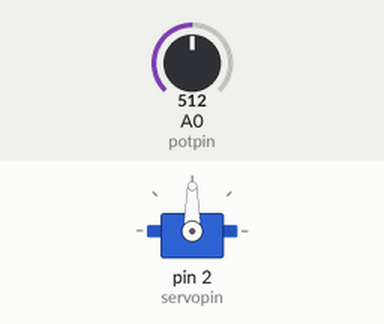
This sketch was run on a simulated Arduino Uno, built with avr-gcc and run on an emulated ATmega328P. On the bench: servo. The inputs (shaded band) are chosen by the test bench; at power-on: A0 (potpin) = 512.

Above: at 1.2 s.
1.3 s: A0 (potpin) set to 268
2.8 s: A0 (potpin) set to 241
At 4.0 s:
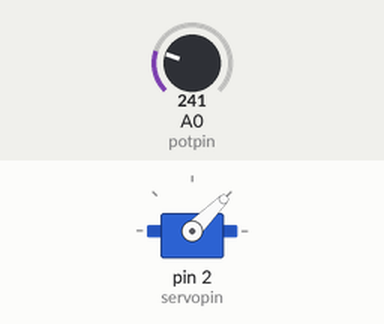
4.3 s: A0 (potpin) set to 778
At 5.2 s:
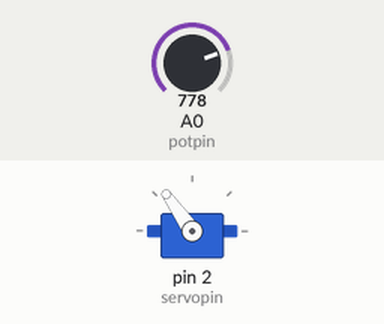
5.8 s: A0 (potpin) set to 754
At 6.3 s:
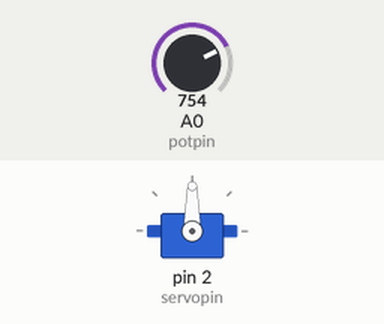
7.3 s: A0 (potpin) set to 900
At 8.6 s:
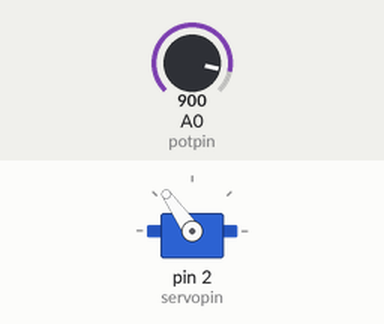
Timing chart, 0 to 9.8 s (numbered marks = the images above; inputs shaded):
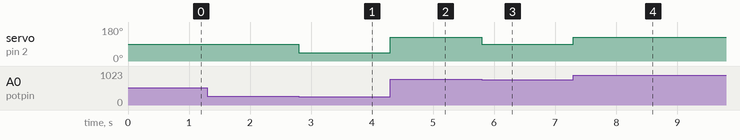

The sketch:

servosteeringpot.ino
```cpp
#include <Servo.h>

Servo myservo; // create servo object to control a servo

int potpin = A0; // analog pin used to connect the potentiometer
int servopin = 2; // digital pin used for the servo motor
int rotation = 1; // variable to determine the car's steering (0 = left, 1 = ahead, 2 = right)

void setup() {
  myservo.attach(servopin); // attaches the servo on pin 2 to the servo object
  myservo.write(90); // align the servo ahead
}

void loop() {
  int currentRotation = getRotation( analogRead(potpin) );

  // change the car's steering if the steering wheel's rotation has changed
  if (rotation != currentRotation) {

    if (currentRotation == 0)
      myservo.write(45); // align the servor left

    else if (currentRotation == 1)
      myservo.write(90); // align the servor ahead

    else if (currentRotation == 2)
      myservo.write(125); // align the servor right
  }

  rotation = currentRotation;
}

// check the rotation of the steering wheel
int getRotation(int potentiometerValue) {
  if ( potentiometerValue <= 256 )
    return 0;

  else if ( potentiometerValue <= 768 )
    return 1;

  else
    return 2;
}
```

Measured:
- the behaviour switches between 257 and 256 on A0 (potpin) (found by bisection; images 0 and 1)
- the behaviour switches between 769 and 768 on A0 (potpin) (found by bisection; images 2 and 3)
- after the input at 1.3 s, every drawn part: stays the same
- after the input at 2.8 s, servo on pin 2 (servopin): 90° → 45° at once
- after the input at 4.3 s, servo on pin 2 (servopin): 45° → 125° at once
- after the input at 5.8 s, servo on pin 2 (servopin): 125° → 90° at once
- after the input at 7.3 s, servo on pin 2 (servopin): 90° → 125° at once
